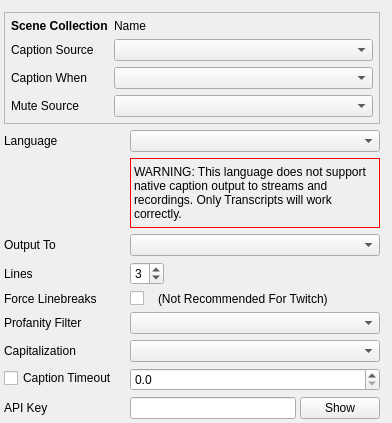
     <widget class="QWidget" name="tab">
      <attribute name="title">
       <string>General</string>
      </attribute>
      <layout class="QVBoxLayout" name="verticalLayout_2">
       <property name="leftMargin">
        <number>4</number>
       </property>
       <property name="topMargin">
        <number>12</number>
       </property>
       <property name="rightMargin">
        <number>12</number>
       </property>
       <property name="bottomMargin">
        <number>4</number>
       </property>
       <item>
        <widget class="QFrame" name="frame_3">
         <property name="sizePolicy">
          <sizepolicy hsizetype="Preferred" vsizetype="Fixed">
           <horstretch>0</horstretch>
           <verstretch>0</verstretch>
          </sizepolicy>
         </property>
         <property name="frameShape">
          <enum>QFrame::StyledPanel</enum>
         </property>
         <property name="frameShadow">
          <enum>QFrame::Plain</enum>
         </property>
         <layout class="QFormLayout" name="formLayout_2">
          <property name="labelAlignment">
           <set>Qt::AlignLeading|Qt::AlignLeft|Qt::AlignVCenter</set>
          </property>
          <property name="formAlignment">
           <set>Qt::AlignLeading|Qt::AlignLeft|Qt::AlignTop</set>
          </property>
          <property name="verticalSpacing">
           <number>6</number>
          </property>
          <property name="leftMargin">
           <number>6</number>
          </property>
          <property name="topMargin">
           <number>6</number>
          </property>
          <property name="rightMargin">
           <number>6</number>
          </property>
          <property name="bottomMargin">
           <number>6</number>
          </property>
          <item row="1" column="0">
           <widget class="QLabel" name="sceneCollectionNameLabel_GeneralLeft">
            <property name="font">
             <font>
              <weight>75</weight>
              <bold>true</bold>
             </font>
            </property>
            <property name="text">
             <string>Scene Collection</string>
            </property>
           </widget>
          </item>
          <item row="1" column="1">
           <widget class="QLabel" name="sceneCollectionNameLabel_GeneralRight">
            <property name="text">
             <string>Name</string>
            </property>
           </widget>
          </item>
          <item row="2" column="0">
           <widget class="QLabel" name="label">
            <property name="sizePolicy">
             <sizepolicy hsizetype="Fixed" vsizetype="Preferred">
              <horstretch>0</horstretch>
              <verstretch>0</verstretch>
             </sizepolicy>
            </property>
            <property name="text">
             <string>Caption Source</string>
            </property>
           </widget>
          </item>
          <item row="2" column="1">
           <widget class="QComboBox" name="sourcesComboBox">
            <property name="sizePolicy">
             <sizepolicy hsizetype="Preferred" vsizetype="Fixed">
              <horstretch>0</horstretch>
              <verstretch>0</verstretch>
             </sizepolicy>
            </property>
            <property name="minimumSize">
             <size>
              <width>250</width>
              <height>0</height>
             </size>
            </property>
           </widget>
          </item>
          <item row="3" column="0">
           <widget class="QLabel" name="captionWhenLabel">
            <property name="text">
             <string>Caption When</string>
            </property>
           </widget>
          </item>
          <item row="3" column="1">
           <widget class="QComboBox" name="captionWhenComboBox">
            <property name="sizePolicy">
             <sizepolicy hsizetype="Preferred" vsizetype="Fixed">
              <horstretch>0</horstretch>
              <verstretch>0</verstretch>
             </sizepolicy>
            </property>
            <property name="minimumSize">
             <size>
              <width>250</width>
              <height>0</height>
             </size>
            </property>
           </widget>
          </item>
          <item row="4" column="0">
           <widget class="QLabel" name="muteSourceLabel">
            <property name="text">
             <string>Mute Source</string>
            </property>
           </widget>
          </item>
          <item row="4" column="1">
           <widget class="QComboBox" name="muteSourceComboBox">
            <property name="sizePolicy">
             <sizepolicy hsizetype="Preferred" vsizetype="Fixed">
              <horstretch>0</horstretch>
              <verstretch>0</verstretch>
             </sizepolicy>
            </property>
            <property name="minimumSize">
             <size>
              <width>250</width>
              <height>0</height>
             </size>
            </property>
           </widget>
          </item>
         </layout>
        </widget>
       </item>
       <item>
        <widget class="QWidget" name="widget_2" native="true">
         <property name="sizePolicy">
          <sizepolicy hsizetype="Preferred" vsizetype="Preferred">
           <horstretch>0</horstretch>
           <verstretch>0</verstretch>
          </sizepolicy>
         </property>
         <layout class="QFormLayout" name="formLayout">
          <property name="sizeConstraint">
           <enum>QLayout::SetNoConstraint</enum>
          </property>
          <property name="labelAlignment">
           <set>Qt::AlignLeading|Qt::AlignLeft|Qt::AlignVCenter</set>
          </property>
          <property name="formAlignment">
           <set>Qt::AlignLeading|Qt::AlignLeft|Qt::AlignTop</set>
          </property>
          <property name="verticalSpacing">
           <number>6</number>
          </property>
          <property name="leftMargin">
           <number>0</number>
          </property>
          <property name="topMargin">
           <number>0</number>
          </property>
          <property name="rightMargin">
           <number>0</number>
          </property>
          <property name="bottomMargin">
           <number>0</number>
          </property>
          <item row="0" column="0">
           <widget class="QLabel" name="label_6">
            <property name="minimumSize">
             <size>
              <width>120</width>
              <height>0</height>
             </size>
            </property>
            <property name="text">
             <string>Language </string>
            </property>
           </widget>
          </item>
          <item row="0" column="1">
           <widget class="QComboBox" name="languageComboBox">
            <property name="sizePolicy">
             <sizepolicy hsizetype="Preferred" vsizetype="Fixed">
              <horstretch>0</horstretch>
              <verstretch>0</verstretch>
             </sizepolicy>
            </property>
            <property name="minimumSize">
             <size>
              <width>250</width>
              <height>0</height>
             </size>
            </property>
           </widget>
          </item>
          <item row="1" column="1">
           <widget class="QLabel" name="languageWarningLabel">
            <property name="minimumSize">
             <size>
              <width>242</width>
              <height>70</height>
             </size>
            </property>
            <property name="styleSheet">
             <string notr="true">border: 1px solid red;</string>
            </property>
            <property name="text">
             <string>WARNING: This language does not support native caption output to streams and recordings. Only Transcripts will work correctly.</string>
            </property>
            <property name="wordWrap">
             <bool>true</bool>
            </property>
           </widget>
          </item>
          <item row="2" column="0">
           <widget class="QLabel" name="nativeOutputToLabel">
            <property name="text">
             <string>Output To</string>
            </property>
           </widget>
          </item>
          <item row="2" column="1">
           <widget class="QComboBox" name="outputTargetComboBox">
            <property name="sizePolicy">
             <sizepolicy hsizetype="Preferred" vsizetype="Fixed">
              <horstretch>0</horstretch>
              <verstretch>0</verstretch>
             </sizepolicy>
            </property>
            <property name="minimumSize">
             <size>
              <width>250</width>
              <height>0</height>
             </size>
            </property>
           </widget>
          </item>
          <item row="3" column="0">
           <widget class="QLabel" name="nativeLineCountLabel">
            <property name="text">
             <string>Lines</string>
            </property>
           </widget>
          </item>
          <item row="3" column="1">
           <widget class="QSpinBox" name="lineCountSpinBox">
            <property name="sizePolicy">
             <sizepolicy hsizetype="Fixed" vsizetype="Fixed">
              <horstretch>0</horstretch>
              <verstretch>0</verstretch>
             </sizepolicy>
            </property>
            <property name="minimum">
             <number>1</number>
            </property>
            <property name="maximum">
             <number>4</number>
            </property>
            <property name="value">
             <number>3</number>
            </property>
           </widget>
          </item>
          <item row="4" column="0">
           <widget class="QLabel" name="nativeForceLinebreaksLabel">
            <property name="text">
             <string>Force Linebreaks</string>
            </property>
           </widget>
          </item>
          <item row="4" column="1">
           <widget class="QWidget" name="widget_7" native="true">
            <layout class="QHBoxLayout" name="horizontalLayout_5">
             <property name="spacing">
              <number>14</number>
             </property>
             <property name="leftMargin">
              <number>0</number>
             </property>
             <property name="topMargin">
              <number>0</number>
             </property>
             <property name="rightMargin">
              <number>0</number>
             </property>
             <property name="bottomMargin">
              <number>0</number>
             </property>
             <item>
              <widget class="QCheckBox" name="insertLinebreaksCheckBox">
               <property name="text">
                <string/>
               </property>
              </widget>
             </item>
             <item>
              <widget class="QLabel" name="nativeLinebreaksNotRecommendendLabel">
               <property name="text">
                <string>(Not Recommended For Twitch)</string>
               </property>
              </widget>
             </item>
             <item>
              <spacer name="horizontalSpacer_2">
               <property name="orientation">
                <enum>Qt::Horizontal</enum>
               </property>
               <property name="sizeHint" stdset="0">
                <size>
                 <width>20</width>
                 <height>10</height>
                </size>
               </property>
              </spacer>
             </item>
            </layout>
           </widget>
          </item>
          <item row="5" column="0">
           <widget class="QLabel" name="profanitFilterLabel">
            <property name="text">
             <string>Profanity Filter</string>
            </property>
           </widget>
          </item>
          <item row="5" column="1">
           <widget class="QComboBox" name="profanityFilterComboBox">
            <property name="sizePolicy">
             <sizepolicy hsizetype="Preferred" vsizetype="Fixed">
              <horstretch>0</horstretch>
              <verstretch>0</verstretch>
             </sizepolicy>
            </property>
            <property name="minimumSize">
             <size>
              <width>250</width>
              <height>0</height>
             </size>
            </property>
           </widget>
          </item>
          <item row="6" column="0">
           <widget class="QLabel" name="label_15">
            <property name="text">
             <string>Capitalization</string>
            </property>
           </widget>
          </item>
          <item row="6" column="1">
           <widget class="QComboBox" name="capitalizationComboBox">
            <property name="sizePolicy">
             <sizepolicy hsizetype="Preferred" vsizetype="Fixed">
              <horstretch>0</horstretch>
              <verstretch>0</verstretch>
             </sizepolicy>
            </property>
            <property name="minimumSize">
             <size>
              <width>250</width>
              <height>0</height>
             </size>
            </property>
           </widget>
          </item>
          <item row="7" column="0">
           <widget class="QCheckBox" name="captionTimeoutEnabledCheckBox">
            <property name="text">
             <string>Caption Timeout</string>
            </property>
           </widget>
          </item>
          <item row="7" column="1">
           <widget class="QDoubleSpinBox" name="captionTimeoutDoubleSpinBox">
            <property name="decimals">
             <number>1</number>
            </property>
           </widget>
          </item>
          <item row="8" column="0">
           <widget class="QLabel" name="apiKeyLabel">
            <property name="text">
             <string>API Key</string>
            </property>
           </widget>
          </item>
          <item row="8" column="1">
           <widget class="QWidget" name="apiKeyWidget" native="true">
            <property name="minimumSize">
             <size>
              <width>250</width>
              <height>0</height>
             </size>
            </property>
            <layout class="QHBoxLayout" name="horizontalLayout_2">
             <property name="spacing">
              <number>4</number>
             </property>
             <property name="leftMargin">
              <number>0</number>
             </property>
             <property name="topMargin">
              <number>0</number>
             </property>
             <property name="rightMargin">
              <number>0</number>
             </property>
             <property name="bottomMargin">
              <number>0</number>
             </property>
             <item>
              <widget class="QLineEdit" name="apiKeyLineEdit">
               <property name="echoMode">
                <enum>QLineEdit::Password</enum>
               </property>
              </widget>
             </item>
             <item>
              <widget class="QPushButton" name="apiKeyShowPushButton">
               <property name="text">
                <string>Show</string>
               </property>
              </widget>
             </item>
            </layout>
           </widget>
          </item>
         </layout>
        </widget>
       </item>
      </layout>
     </widget>
